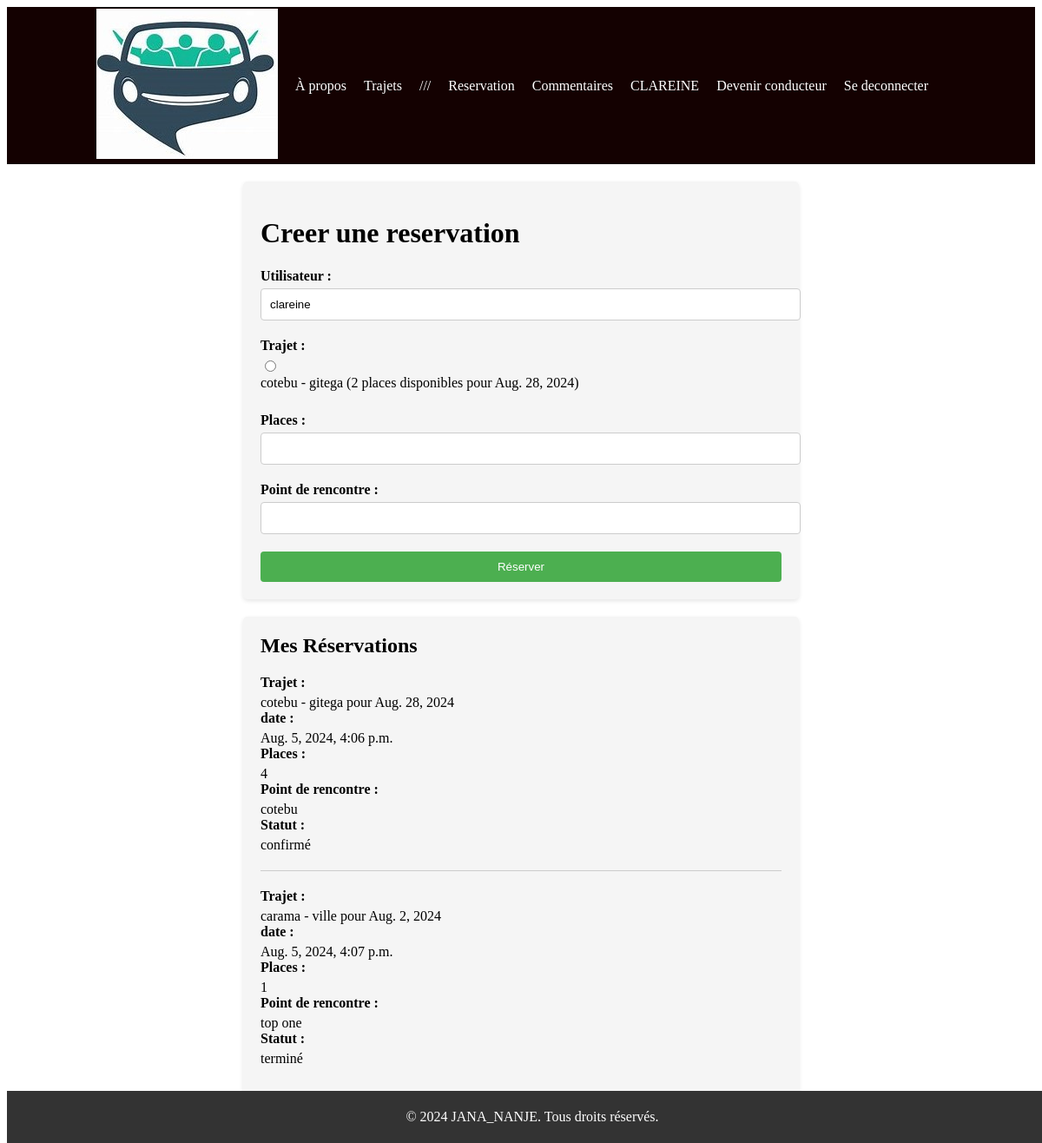
Screenshot of /reservation/ (signed in) with the database file from the repository.
### covoiturage/models.py (models this page shows, shortened)
class Trajet(models.Model):
    point_depart = models.CharField(max_length=255)
    passe_par = models.CharField(max_length=255,null=True)
    destination = models.CharField(max_length=255)
    heure_depart = models.TimeField(editable=True, null=True)
    places_disponibles = models.IntegerField()
    date = models.DateField(editable=True, null=True)
    user = models.ForeignKey(User, on_delete=models.CASCADE, null=True, editable=False)
    vehicule = models.ForeignKey(Vehicule, on_delete=models.CASCADE, null=True, editable=False)
    status = models.CharField(max_length=20, default=('completed', 'Terminé'),choices=[('ongoing', 'En cours'), ('completed', 'Terminé')])

class Reservation(models.Model):
    STATUT_CHOICES = (
        ('Terminé', 'Terminé'),
        ('Confiirme', 'Confirme'),
        ('Annule', 'Annule'),
    )
    user = models.ForeignKey(User, on_delete=models.CASCADE, null=True)
    trajet = models.ForeignKey(Trajet, on_delete=models.CASCADE)
    timestamp = models.DateTimeField(auto_now_add=True, null=True)
    point_de_rencontre = models.CharField(max_length=255, null=True)
    places = models.PositiveIntegerField(null=True)
    statut= models.CharField(max_length=10, choices=STATUT_CHOICES, default='Confirme')

### Stage/views.py (the view, shortened to what this page needs)
# urls.py: path('reservation/', views.reservation, name='reservation'),
@login_required(login_url='/login/')
def reservation(request):
    if request.user.is_authenticated:
        reservations = Reservation.objects.filter(user=request.user)
        now = datetime.now()
        trajets = Trajet.objects.filter(date__gte=now.date(), places_disponibles__gt=0)
        for reservation in reservations:
            if reservation.trajet.date < now.date():
                reservation.statut = 'terminé'
                reservation.save()
        selected_trajet = None
        if 'trajet' in request.GET:
            try:
                selected_trajet = Trajet.objects.get(id=request.GET.get('trajet'))
            except Trajet.DoesNotExist:
                pass
    else:
        reservations = []
        trajets = []
        selected_trajet = None
        return redirect('reservation')
    context = {
        'reservations': reservations,
        'trajets': trajets,
        'selected_trajet': selected_trajet,
    }
    return render(request, 'reserver.html', context)

### templates/reserver.html (shortened to what this page needs)
{% extends 'index.html' %}
{% load static %}
{% block section %}
<link rel="stylesheet" type="text/css" href="{% static 'reserver.css' %}" >
<div class="reservation-form-container">
  <form class="reservation-form" method="POST">
    <h1>Creer une reservation</h1>
    <div class="form-group">
      <label for="username">Utilisateur :</label>
      <input id="username" name="username" type="text" value="{{ user.username }}" readonly>
    </div>
    <div class="form-group">
      <label for="trajet">Trajet :</label>
      {% for trajet in trajets %}
      <input id="{{ trajet.id }}" name="trajet" type="radio" value="{{ trajet.id }}" {% if selected_trajet and selected_trajet.id == trajet.id %} checked{% endif %}>
      <label for="{{ trajet.id }}">{{ trajet.point_depart }} - {{ trajet.destination }} ({{ trajet.places_disponibles }} places disponibles pour {{ trajet.date}})</label>
      {% endfor %}
    </div>
    <div class="form-group">
      <label for="places">Places :</label>
      <input id="places" name="places" type="number" min="1">
    </div>
    <div class="form-group">
      <label for="places">Point de rencontre :</label>
      <input id="point_de_rencontre" name="point_de_rencontre" type="text">
    </div>
    <button type="submit">Réserver</button>
  </form>
</div>
<div class="reserver-list">
  {% if reservations %}
  <h2>Mes Réservations</h2>
  {% for reservation in reservations %}
  <article class="reservation-item">
      <div class="reservation-details">
          <h4>Trajet :</h4><p>{{ reservation.trajet.point_depart }} - {{ reservation.trajet.destination }} pour {{reservation.trajet.date}}</p>
          <h4>date :</h4><p>{{ reservation.timestamp }}</p>
          <h4>Places :</h4><p>{{ reservation.places }}</p>
          <h4>Point de rencontre :</h4><p>{{ reservation.point_de_rencontre }}</p>
          <h4>Statut :</h4><p>{{ reservation.statut }}</p>
      </div>
  </article>
  {% endfor %}
  </div>
  {% else %}
  <strong><p>Vous n'avez pas de réservation pour le moment ou celles déjà faites sont annulées.</p></strong>
  {% endif %}
{% endblock section %}

### templates/index.html (shortened to what this page needs)
{% load static %}
<!DOCTYPE html>
<html>
<head>
    <link rel="stylesheet" type="text/css" href="{% static 'styles.css' %}" >
</head>
<body>
    <div class="wrapper">
        <header>
            <nav class="nav">
                <div class="logo">
                    <img src="{% static 'logo1.1.jpeg' %}" alt="Covoiturage">
                </div>
                <ul class="nav-links">
                    <li><a href="/">À propos</a></li>
                    <li><a href='/trajet'>Trajets</a></li>
                    {% if user.is_anonymous %}
                        <li><a href="/register">Creer un compte</a></li>
                        <li><a href="/login">Se connecter</a></li>
                     {% else %}
                        <li>///</li>
                        <li><a href="/reservation">Reservation</a></li>
                        <li><a href='/comments'>Commentaires</a></li>
                        <li>{{ user.username | upper }}</li>
                        <li><a href="{% url 'verify' %}">Devenir conducteur</a></li>
                        <li><a href="/logout">Se deconnecter</a></li>
                    {% endif %}
                </ul>
            </nav>
        </header>
        <div class="content-wrapper">
            {% block section %}{% endblock %}
        </div>
        <footer>
            <p>&copy; 2024 JANA_NANJE. Tous droits réservés.</p>
        </footer>
    </div>
</body>
</html>

### static/styles.css (style rules this page uses)
:root { --primary-color: #11f8ce; --secondary-color: #2980B9; --text-color: #333333; --background-color: #F2F2F2 }
.wrapper { display: flex; flex-direction: column; }
.nav { background-color: #140101; color: #fff; padding: 2px; display: flex; justify-content: center; position: sticky; top: 0; z-index: 1000; }
.nav .logo { margin-right: 20px; }
.nav .nav-links { list-style-type: none; display: flex; align-items: center; padding: 0; }
.nav .nav-links li { margin-right: 20px; }
.nav .nav-links a { color: #fff; text-decoration: none; transition: color 0.3s ease; }
.content-wrapper { flex-grow: 1; padding: 20px; }
footer { background-color: #333; color: #fff; text-align: center; padding: 5px; position: fixed; bottom: 0; width: 100%; }

### static/reserver.css (style rules this page uses)
.reservation-form-container { max-width: 600px; margin: 0 auto; padding: 20px; background-color: #f5f5f5; border-radius: 5px; box-shadow: 0 2px 5px rgba(0, 0, 0, 0.1); }
.reservation-form { display: flex; flex-direction: column; }
.form-group { margin-bottom: 20px; }
.form-group label { display: block; font-weight: bold; margin-bottom: 5px; }
.form-group input[type="text"], .form-group input[type="number"], .form-group input[type="date"] { width: 100%; padding: 10px; border: 1px solid #ccc; border-radius: 4px; }
.form-group input[type="radio"] { margin-right: 5px; }
.form-group input[type="radio"] + label { font-weight: normal; }
button[type="submit"] { background-color: #4CAF50; color: white; padding: 10px 20px; border: none; border-radius: 4px; cursor: pointer; }
.reserver-list { max-width: 600px; margin: 20px auto; background-color: #f5f5f5; border-radius: 5px; box-shadow: 0 2px 5px rgba(0, 0, 0, 0.1); padding: 20px; }
.reserver-list h2 { margin-top: 0; margin-bottom: 20px; }
.reservation-item { border-bottom: 1px solid #ccc; padding-bottom: 20px; margin-bottom: 20px; }
.reservation-item:last-child { border-bottom: none; margin-bottom: 0; }
.reservation-details h4 { margin-top: 0; margin-bottom: 5px; }
.reservation-details p { margin: 0; }

### rows the page displays
Trajet: point_depart "cotebu", destination "gitega", places_disponibles "2", date "Aug. 28, 2024"
Reservation: trajet.point_depart "cotebu", trajet.destination "gitega", trajet "Aug. 28, 2024", timestamp "Aug. 5, 2024, 4:06 p.m.", places "4", point_de_rencontre "cotebu", statut "confirmé"
Reservation: trajet.point_depart "carama", trajet.destination "ville", trajet "Aug. 2, 2024", timestamp "Aug. 5, 2024, 4:07 p.m.", places "1", point_de_rencontre "top one", statut "terminé"

### other values shown
{{ user.username | upper }} "CLAREINE"
